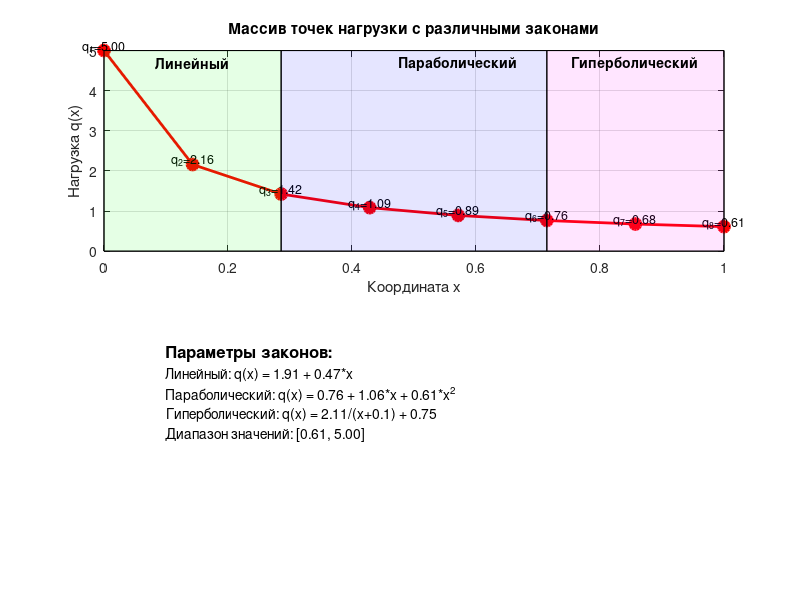

Reproduce this figure in MATLAB.
% Параметры
L = 1; % Длина крыла
n_points = 8; % Количество точек
x_points = linspace(0, L, n_points);

% Создание массива q с различными законами изменения
q = zeros(1, n_points);

%% 1. Линейный закон со случайными коэффициентами (первые 3 точки)
a_linear = rand() * 2; % случайный коэффициент от 0 до 2
b_linear = rand() * 3; % случайный коэффициент от 0 до 3
q(1:n_points) = a_linear + b_linear * x_points(1:n_points);

%% 2. Параболический закон (следующие 3 точки)
a_parab = rand() * 1;
b_parab = rand() * 2;
c_parab = rand() * 3;
q(1:n_points) = a_parab + b_parab * x_points(1:n_points) + c_parab * x_points(1:n_points).^2;

%% 3. Гиперболический закон (последние 2 точки)
% q(x) = A/(x + C) + B, чтобы избежать деления на 0
A_hyper = rand() * 2 + 0.5;
B_hyper = rand() * 1;
C_hyper = 0.1; % небольшое смещение
q(1:n_points) = A_hyper ./ (x_points(1:n_points) + C_hyper) + B_hyper;

% Нормализуем, чтобы значения были в разумном диапазоне
q = q / max(q) * 5; % масштабируем до максимума 5

%% Визуализация
figure('Position', [100, 100, 800, 600]);

subplot(2,1,1);
plot(x_points, q, 'ro-', 'LineWidth', 2, 'MarkerSize', 8, 'MarkerFaceColor', 'r');
xlabel('Координата x');
ylabel('Нагрузка q(x)');
title('Массив точек нагрузки с различными законами');
grid on;

% Подписи точек
for i = 1:n_points
    text(x_points(i), q(i)+0.1, sprintf('q_%d=%.2f', i, q(i)), ...
         'HorizontalAlignment', 'center', 'FontSize', 9);
end

% Показываем зоны разных законов
hold on;
y_lim = ylim;
fill([0 x_points(3) x_points(3) 0], [y_lim(1) y_lim(1) y_lim(2) y_lim(2)], 'g', 'FaceAlpha', 0.1);
fill([x_points(3) x_points(6) x_points(6) x_points(3)], [y_lim(1) y_lim(1) y_lim(2) y_lim(2)], 'b', 'FaceAlpha', 0.1);
fill([x_points(6) L L x_points(6)], [y_lim(1) y_lim(1) y_lim(2) y_lim(2)], 'm', 'FaceAlpha', 0.1);

text(x_points(2), y_lim(2)-0.3, 'Линейный', 'HorizontalAlignment', 'center', 'FontWeight', 'bold');
text(x_points(5), y_lim(2)-0.3, 'Параболический', 'HorizontalAlignment', 'center', 'FontWeight', 'bold');
text(x_points(7), y_lim(2)-0.3, 'Гиперболический', 'HorizontalAlignment', 'center', 'FontWeight', 'bold');

% Информация о параметрах
subplot(2,1,2);
axis off;
text(0.1, 0.9, 'Параметры законов:', 'FontSize', 12, 'FontWeight', 'bold');
text(0.1, 0.8, sprintf('Линейный: q(x) = %.2f + %.2f*x', a_linear, b_linear), 'FontSize', 10);
text(0.1, 0.7, sprintf('Параболический: q(x) = %.2f + %.2f*x + %.2f*x^2', a_parab, b_parab, c_parab), 'FontSize', 10);
text(0.1, 0.6, sprintf('Гиперболический: q(x) = %.2f/(x+%.1f) + %.2f', A_hyper, C_hyper, B_hyper), 'FontSize', 10);
text(0.1, 0.5, sprintf('Диапазон значений: [%.2f, %.2f]', min(q), max(q)), 'FontSize', 10);

fprintf('Создан массив q_points с %d точками:\n', n_points);
for i = 1:n_points
    fprintf('q_points(%d) = %.4f\n', i, q(i));
end
